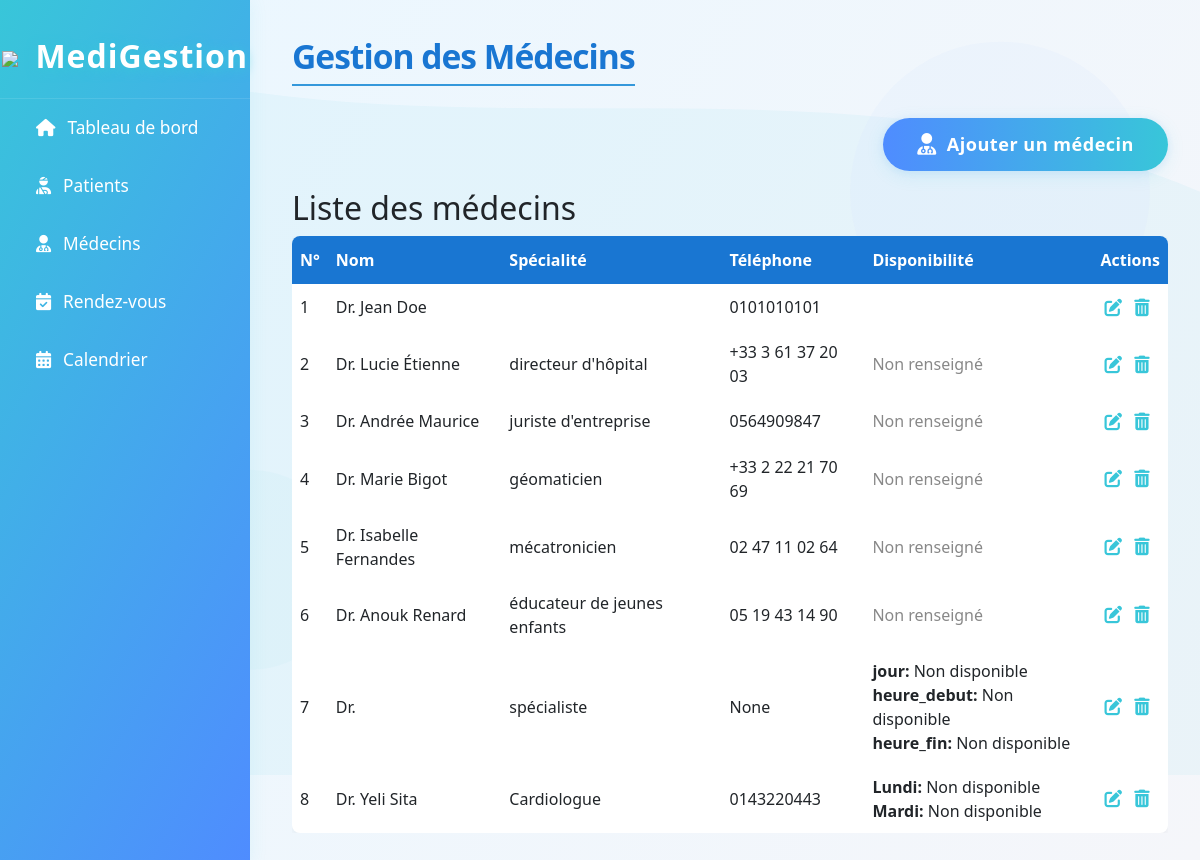
The app's page /doctors/ (signed in), older data.
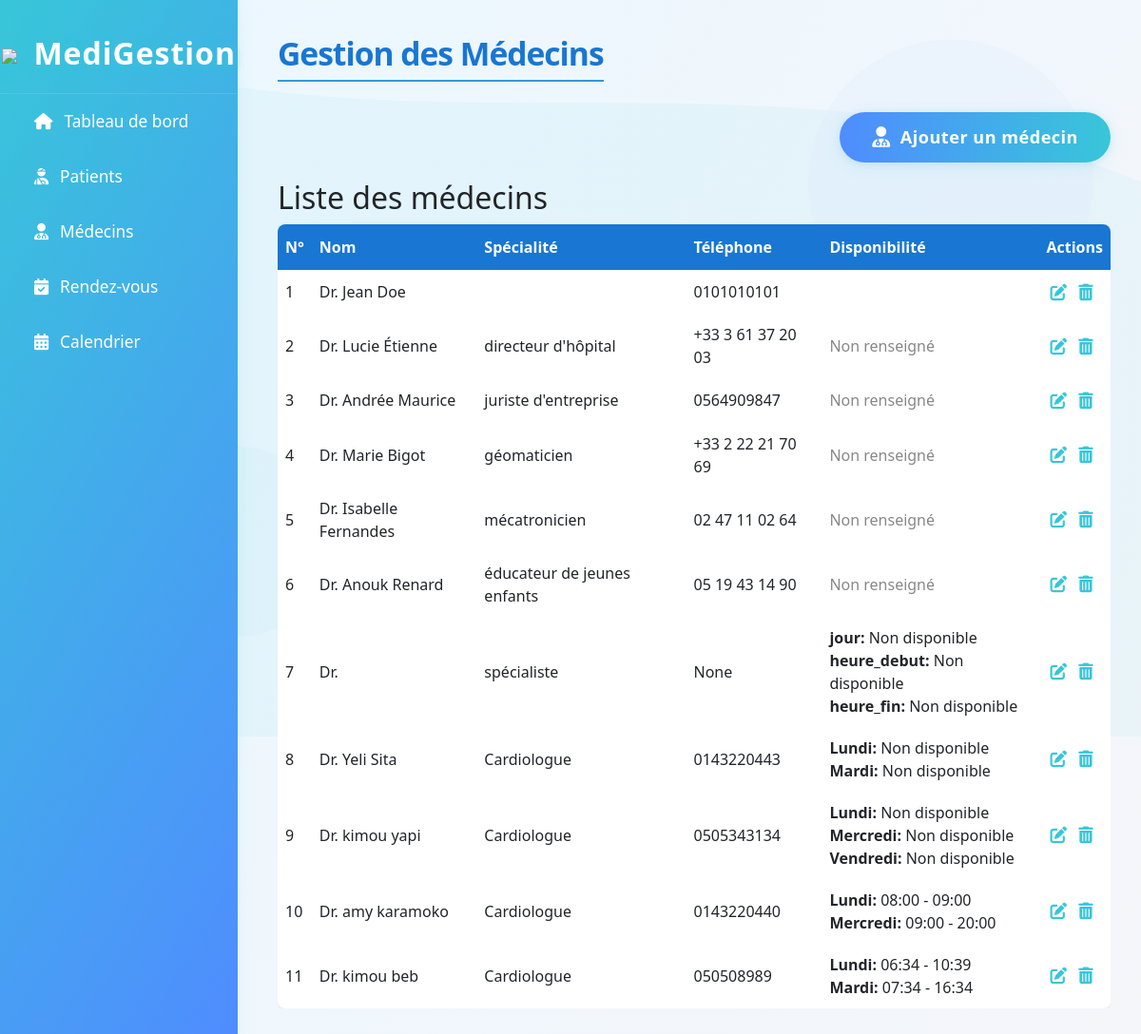
The same page, newer data.
### gestion/models.py (models this page shows, shortened)
class Doctor(models.Model):
    user = models.OneToOneField(
        User,
        on_delete=models.CASCADE,
        related_name='doctor_profile'
    )
    specialty = models.CharField(max_length=100)
    availability = models.JSONField(default=dict)

class User(AbstractUser):
    ROLE_CHOICES = (
        ('admin', 'Administrateur'),
        ('doctor', 'Médecin'),
        ('staff', 'Personnel'),
    )
    role = models.CharField(max_length=20, choices=ROLE_CHOICES, default='staff')
    phone = models.CharField(max_length=20, blank=True, null=True)

### gestion/views.py (the view)
# urls.py: path('doctors/', views.doctor_management, name='doctors'),
@login_required
def doctor_management(request):
    doctors = Doctor.objects.all()
    days_of_week = ['lundi', 'mardi', 'mercredi', 'jeudi', 'vendredi', 'samedi', 'dimanche']
    context = {
        'doctors': doctors,
        'days_of_week': days_of_week # Ligne ajoutée
    }
    return render(request, 'gestion/doctors.html', context)

### gestion/templates/gestion/doctors.html (shortened to what this page needs)
{% extends "gestion/base.html" %}
{% block page_title %}Gestion des Médecins{% endblock %}
{% block doctors_content %}
<div style="display: flex; justify-content: flex-end; margin-bottom: 18px;">
    <button id="add-doctor-btn" class="btn-doctor-creative">
        <span class="btn-icon"><i class="fas fa-user-md"></i></span>
        <span class="btn-text">Ajouter un médecin</span>
    </button>
</div>
<h2>Liste des médecins</h2>
<div class="table-responsive">
    <table style="width:100%; border-collapse: collapse; background: #fff; box-shadow: 0 2px 8px rgba(0,0,0,0.05); border-radius: 8px; overflow: hidden;">
        <thead style="background: #1976d2; color: #fff;">
            <tr>
                <th style="padding: 12px 8px;">N°</th>
                <th style="padding: 12px 8px;">Nom</th>
                <th style="padding: 12px 8px;">Spécialité</th>
                <th style="padding: 12px 8px;">Téléphone</th>
                <th style="padding: 12px 8px;">Disponibilité</th>
                <th style="padding: 12px 8px;">Actions</th>
            </tr>
        </thead>
        <tbody>
            {% for doctor in doctors %}
            <tr data-doctor-id="{{ doctor.id }}">
                <td style="padding: 10px 8px;">{{ forloop.counter }}</td>
                <td style="padding: 10px 8px;">Dr. {{ doctor.user.first_name }} {{ doctor.user.last_name }}</td>
                <td style="padding: 10px 8px;">{{ doctor.specialty }}</td>
                <td style="padding: 10px 8px;">{{ doctor.user.phone }}</td>
                <td style="padding: 10px 8px;">
                    {% if doctor.availability %}
                        {% for day, hours in doctor.availability.items %}
                            <div>
                                <strong>{{ day }}:</strong>
                                {% if hours.start and hours.end %}
                                    {{ hours.start }} - {{ hours.end }}
                                {% else %}
                                    Non disponible
                                {% endif %}
                            </div>
                        {% endfor %}
                    {% else %}
                        <span style="color:#888;">Non renseigné</span>
                    {% endif %}
                </td>
                <td style="padding: 10px 8px;">
                    <button class="action-btn edit" title="Modifier"><i class="fas fa-edit"></i></button>
                    <button class="action-btn delete" title="Supprimer"><i class="fas fa-trash-alt"></i></button>
                </td>
            </tr>
            {% empty %}
            <tr>
                <td colspan="6" style="padding: 16px; text-align: center; color: #888;">Aucun médecin enregistré</td>
            </tr>
            {% endfor %}
        </tbody>
    </table>
</div>
{% endblock %}

### gestion/templates/gestion/base.html (shortened to what this page needs)
{% load static %}
<!DOCTYPE html>
<html lang="fr">
<head>
    <link rel="stylesheet" href="{% static 'gestion/style.css' %}">
    <link rel="stylesheet" href="https://cdnjs.cloudflare.com/ajax/libs/font-awesome/5.15.4/css/all.min.css">
    <link href="https://cdn.jsdelivr.net/npm/bootstrap@5.3.0/dist/css/bootstrap.min.css" rel="stylesheet">
    <link rel="stylesheet" href="https://cdnjs.cloudflare.com/ajax/libs/font-awesome/6.4.0/css/all.min.css">
</head>
<body>
    {% if user.is_authenticated %}
    <div id="app-container">
        <div id="sidebar">
            <div id="logo">
                <img src="https://img.icons8.com/ios-filled/48/ffffff/hospital.png" style="width:38px;vertical-align:middle;margin-right:8px;">
                MediGestion
            </div>
            <ul id="menu">
                <li><a href="{% url 'dashboard' %}" class="menu-item" data-target="dashboard"><i class="fas fa-home"></i> <span class="d-none d-md-inline">Tableau de bord</span></a></li>
                <li><a href="{% url 'patients' %}" class="menu-item" data-target="patients"><i class="fas fa-user-injured"></i> <span class="d-none d-md-inline">Patients</span></a></li>
                <li><a href="{% url 'doctors' %}" class="menu-item" data-target="doctors"><i class="fas fa-user-md"></i> <span class="d-none d-md-inline">Médecins</span></a></li>
                <li><a href="{% url 'appointments' %}" class="menu-item" data-target="appointments"><i class="fas fa-calendar-check"></i> <span class="d-none d-md-inline">Rendez-vous</span></a></li>
                <li><a href="{% url 'calendar' %}" class="menu-item" data-target="calendar"><i class="fas fa-calendar-alt"></i> <span class="d-none d-md-inline">Calendrier</span></a></li>
            </ul>
        </div>
        <div id="main-content">
            <div id="header">
                <h1 id="page-title">{% block page_title %}{% endblock %}</h1>
            </div>
            <div class="page-content" id="doctors-content">
                {% block doctors_content %}{% endblock %}
            </div>
        </div>
    </div>
    {% else %}
    <div id="login-page">
        {% include 'gestion/login.html' %}
    </div>
    {% endif %}
</body>
</html>

### gestion/static/gestion/style.css (style rules this page uses)
:root { --primary: #3498db; --secondary: #2c3e50; --success: #2ecc71; --danger: #e74c3c; --light: #ecf0f1; --dark: #34495e; }
* { margin: 0; padding: 0; box-sizing: border-box; font-family: 'Segoe UI', Tahoma, Geneva, Verdana, sans-serif; }
body { background-color: #f5f7fa; color: #333; }
#app-container { display: flex; min-height: 100vh; }
#sidebar { width: 250px; background-color: var(--secondary); color: white; padding: 1.5rem 0; }
#logo { padding: 0 1.5rem 1.5rem; font-size: 1.5rem; font-weight: bold; border-bottom: 1px solid rgba(255, 255, 255, 0.1); }
#menu { list-style: none; padding: 1.5rem 0; }
#menu li { margin-bottom: 0.5rem; }
.menu-item { display: block; padding: 0.8rem 1.5rem; color: var(--light); text-decoration: none; transition: background-color 0.3s; }
#main-content { flex: 1; padding: 2rem; }
#header { margin-bottom: 2rem; }
#page-title { color: var(--secondary); border-bottom: 2px solid var(--primary); padding-bottom: 0.5rem; }

### gestion/templates/gestion/base.html (style rules this page uses)
body { min-height: 100vh; background: linear-gradient(120deg, #eaf7ff 0%, #f5f6fa 100%); position: relative; overflow-x: hidden; font-family: 'Segoe UI', Arial, sans-serif; }
#sidebar { background: linear-gradient(120deg, #38c6d9 0%, #4f8cff 100%); min-width: 220px; max-width: 260px; color: #fff; min-height: 100vh; box-shadow: 2px 0 16px rgba(56,198,217,0.08); padding: 0; position: fixed; left: 0; top: 0; bottom: 0; z-index: 10; display: flex; flex-direction: column; align-items: stretch; }
#logo { font-size: 2rem; font-weight: bold; letter-spacing: 1px; padding: 32px 0 18px 0; text-align: center; color: #fff; text-shadow: 0 2px 12px #38c6d9; }
#menu { list-style: none; padding: 0; margin: 0; flex: 1; }
#menu li { margin: 0; }
#menu .menu-item { display: flex; align-items: center; gap: 12px; padding: 16px 32px; color: #fff; text-decoration: none; font-size: 1.08rem; font-weight: 500; border-left: 4px solid transparent; transition: background 0.18s, border-color 0.18s, color 0.18s; }
#main-content { margin-left: 260px; padding: 36px 32px 32px 32px; min-height: 100vh; background: transparent; transition: margin-left 0.2s; }
#header { display: flex; align-items: center; justify-content: space-between; margin-bottom: 32px; }
#page-title { font-size: 2.1rem; font-weight: 700; color: #1976d2; letter-spacing: -1px; margin: 0; display: flex; align-items: center; gap: 12px; }
.page-content { animation: fadeInPage 0.7s cubic-bezier(.68,-0.55,.27,1.55); }

### gestion/templates/gestion/doctors.html (style rules this page uses)
.btn-doctor-creative { display: inline-flex; align-items: center; gap: 10px; padding: 13px 34px; font-size: 1.13rem; font-weight: 600; color: #fff; background: linear-gradient(90deg, #4f8cff 0%, #38c6d9 100%); border: none; border-radius: 30px; box-shadow: 0 4px 18px rgba(56,198,217,0.13), 0 1.5px 8px rgba(79,140,255,0.10); cursor: pointer; position: relative; overflow: hidden; transition: background 0.22s, box-shadow 0.22s, transform 0.18s; outline: none; letter-spacing: 0.5px; z-index: 1; }
.btn-doctor-creative .btn-icon { font-size: 1.2em; transition: transform 0.32s cubic-bezier(.23,1.12,.32,1); display: flex; align-items: center; }
.btn-doctor-creative .btn-text { position: relative; z-index: 2; }
.btn-doctor-creative::before { content: ""; position: absolute; left: 0; top: 0; right: 0; bottom: 0; background: linear-gradient(120deg, #38c6d9 0%, #4f8cff 100%); opacity: 0; transition: opacity 0.22s; z-index: 0; border-radius: 30px; }
.action-btn { border: none; background: none; cursor: pointer; margin: 0 4px; font-size: 1.1em; color: #38c6d9; transition: color 0.18s, transform 0.18s; }

Row changes from the older to the newer data that the page shows:
added Doctor: user.first_name "kimou", user.last_name "yapi", specialty "Cardiologue", user.phone "0505343134", availability "Lundi" "Mercredi" "Vendredi"
added Doctor: user.first_name "amy", user.last_name "karamoko", specialty "Cardiologue", user.phone "0143220440", availability "Lundi" "Mercredi", start "08:00" "09:00", end "09:00" "20:00"
added Doctor: user.first_name "kimou", user.last_name "beb", specialty "Cardiologue", user.phone "050508989", availability "Lundi" "Mardi", start "06:34" "07:34", end "10:39" "16:34"
